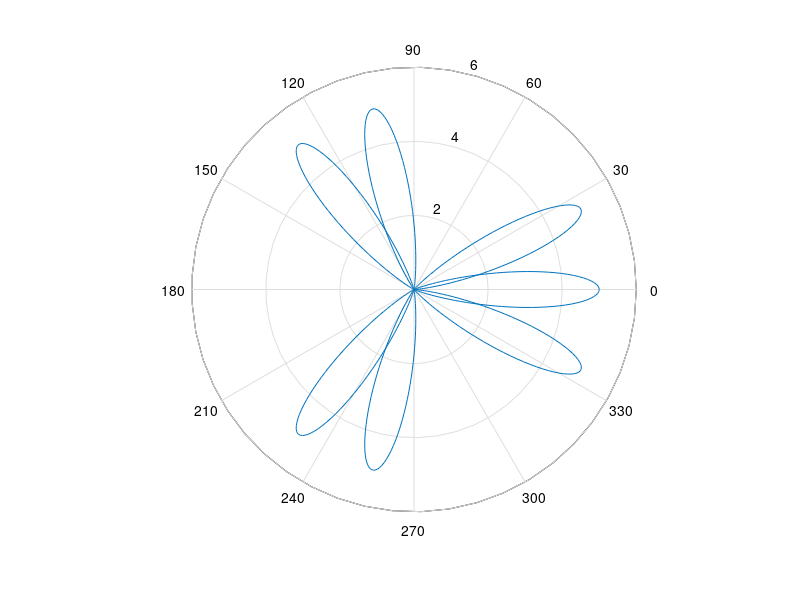

The MATLAB source for this figure:
% A Matlab Script which plots flower petals
% Used as an example to the Introduction to Matlab Course
% 
% 
alpha = -pi:0.01:pi;
ro(1,:) = 2*sin(5*alpha).^2 ;
ro(2,:) =cos(10*alpha).^3 ;
ro(3,:) = sin( alpha).^2 ;
ro(4,:) = 5*cos(3.5*alpha).^3;

for i = 1:4
   polar(alpha,ro(i,:) )
   pause
end
